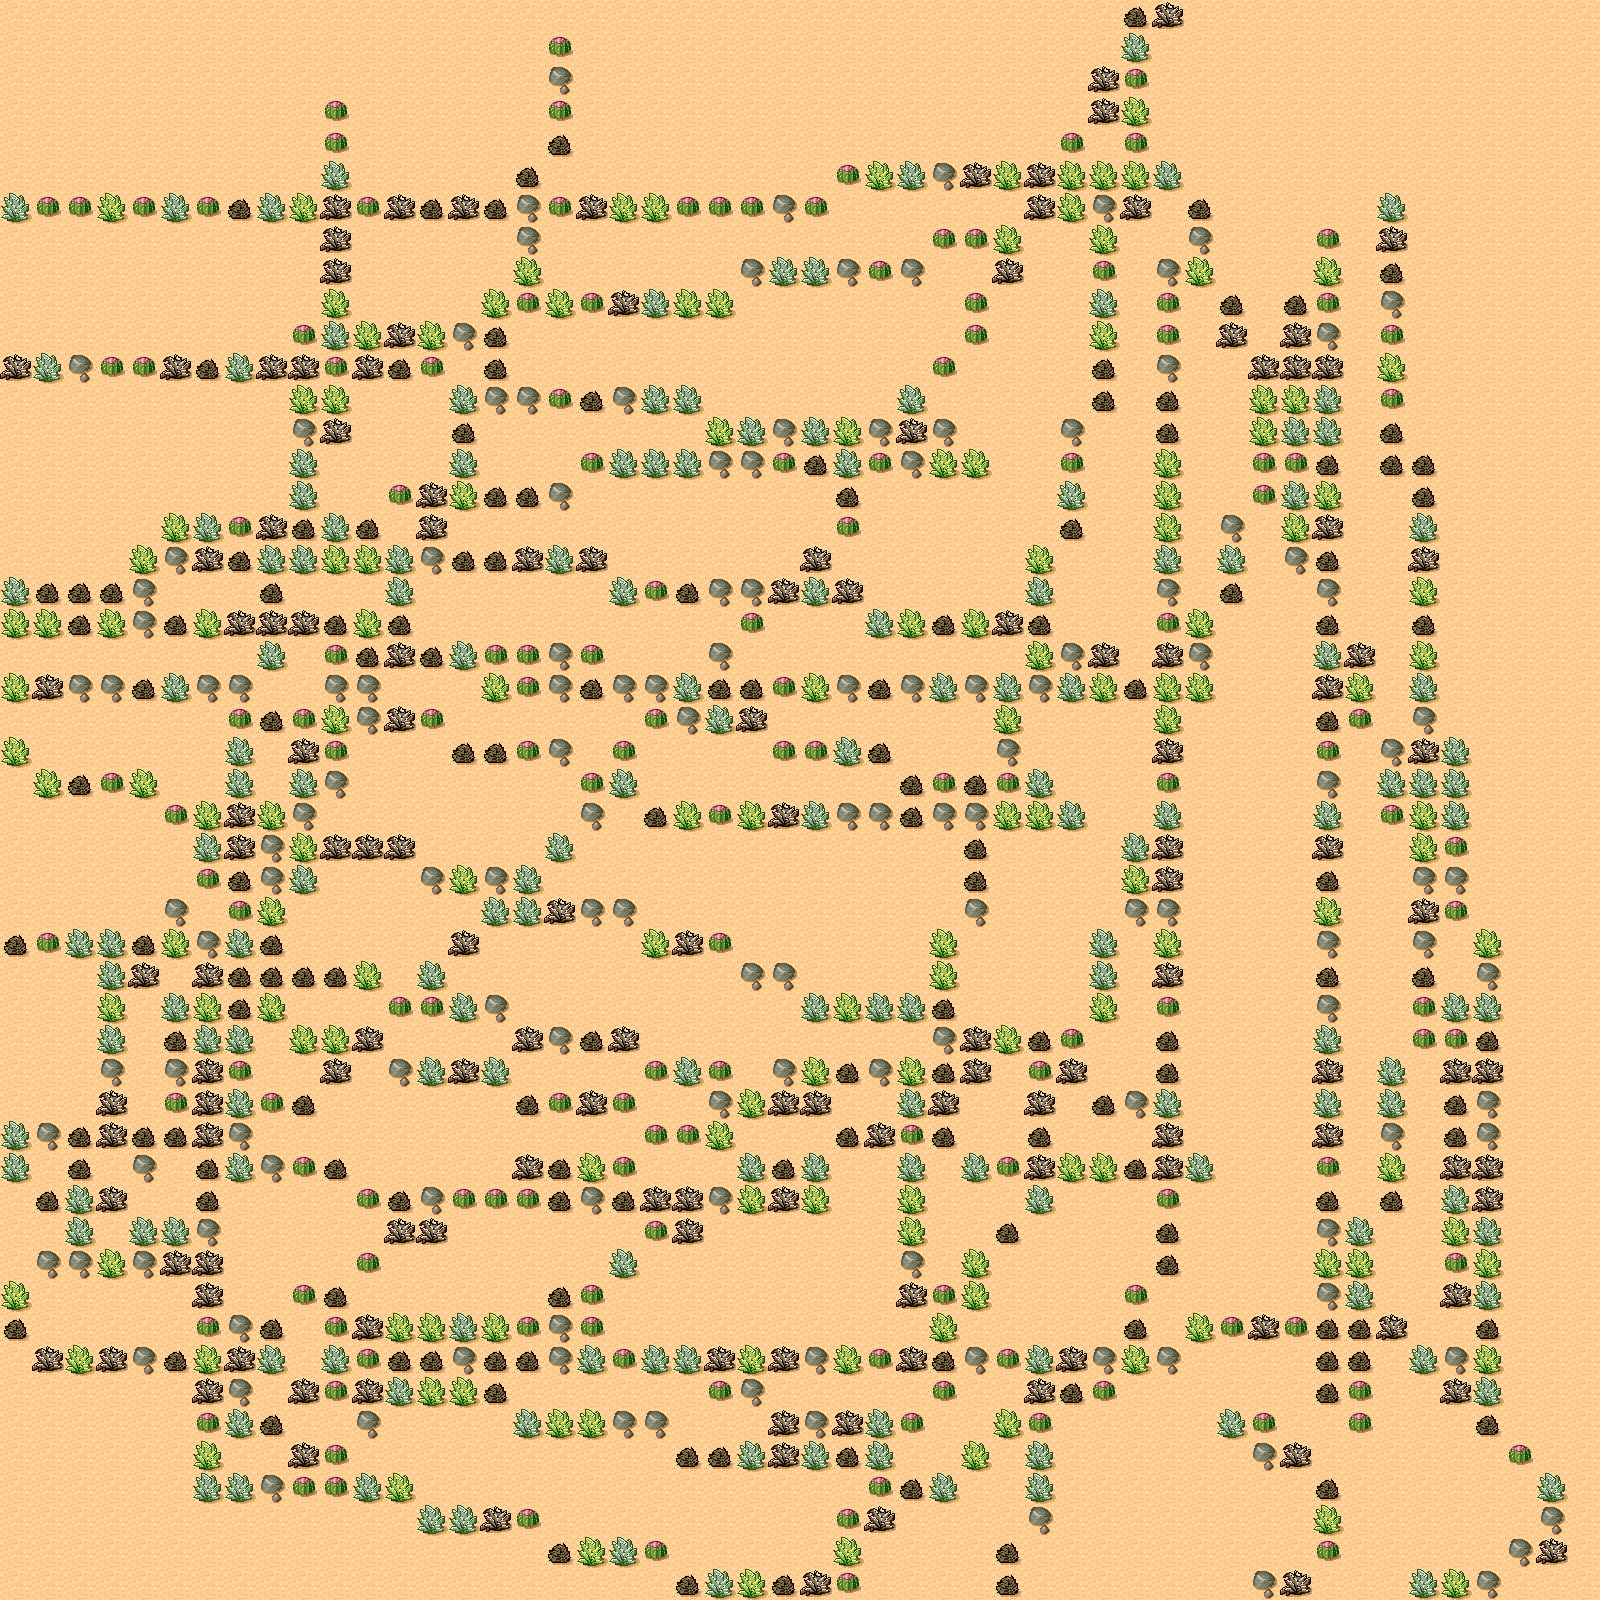

Tiled map render using the project's own tile images. Description and the map definition, with tile-layer contents summarised, below:
An orthogonal 50x50 tile map with 32x32 px tiles, 1 tile layer (ground).

<map version="1.5" tiledversion="1.7.1" orientation="orthogonal" renderorder="right-down" width="50" height="50" tilewidth="32" tileheight="32" infinite="0" nextlayerid="2" nextobjectid="1">
 <tileset firstgid="1" source="tmw_desert_spacing.tsx" />
 <layer id="1" name="ground" width="50" height="50">
  <data>[2500 cells, 2500 non-empty, 7 distinct tile ids]</data>
 </layer>
</map>
